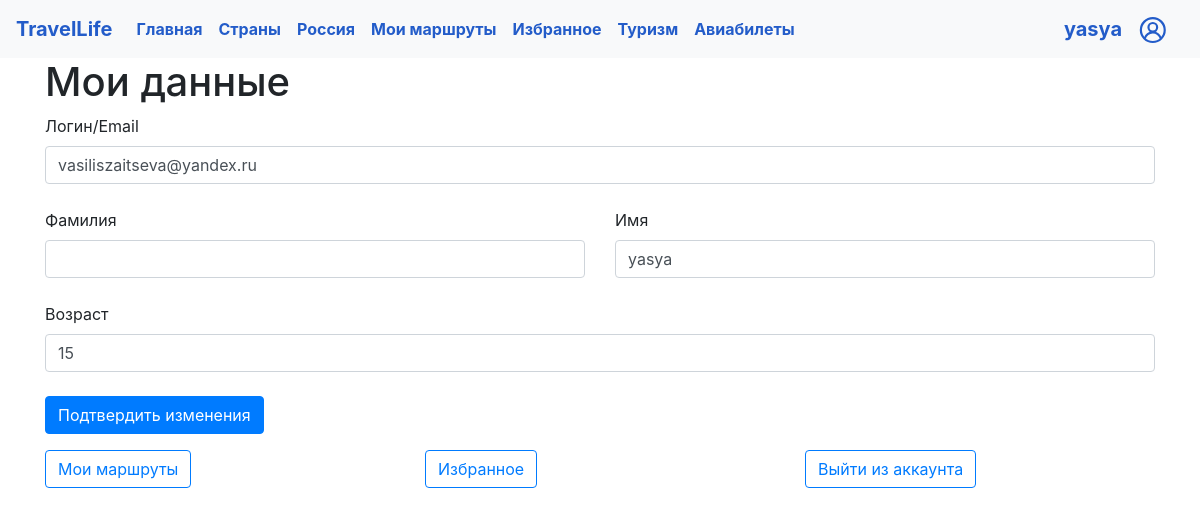
The app's page /my_profile (signed in), older data.
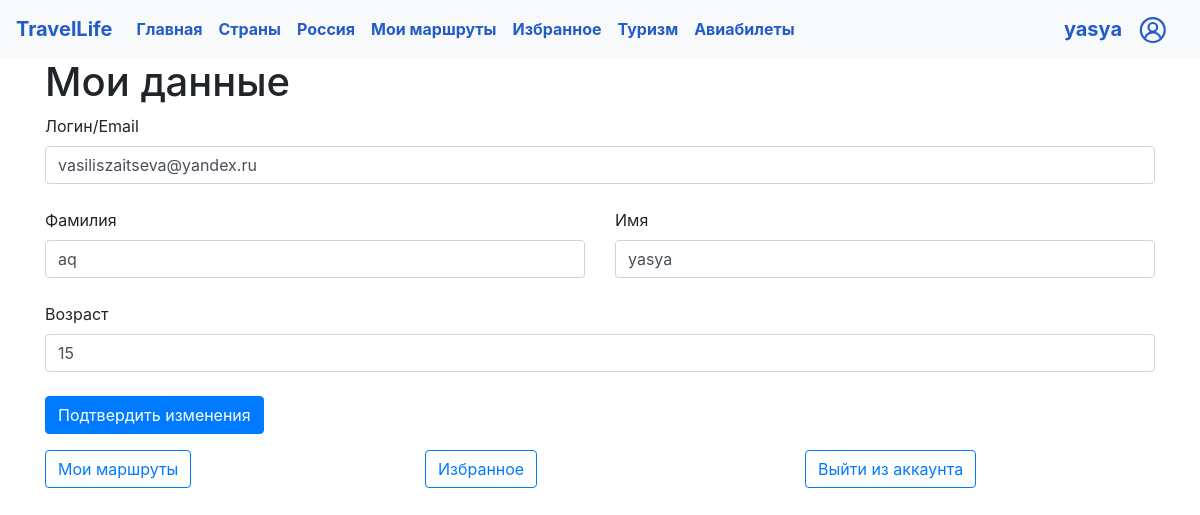
The same page, newer data.
### data/users.py (models this page shows, shortened)
class User(SqlAlchemyBase, UserMixin):
    __tablename__ = 'users'
    id = sqlalchemy.Column(sqlalchemy.Integer,
                           primary_key=True, autoincrement=True)
    surname = sqlalchemy.Column(sqlalchemy.String, nullable=True)
    name = sqlalchemy.Column(sqlalchemy.String, nullable=True)
    age = sqlalchemy.Column(sqlalchemy.Integer, nullable=True)
    email = sqlalchemy.Column(sqlalchemy.String,
                              index=True, unique=True, nullable=True)
    hashed_password = sqlalchemy.Column(sqlalchemy.String, nullable=True)
    liked_countries = sqlalchemy.Column(sqlalchemy.String, nullable=True)
    liked_cities = sqlalchemy.Column(sqlalchemy.String, nullable=True)
    plans = sqlalchemy.Column(sqlalchemy.String, nullable=True)

### main.py (the view, shortened to what this page needs)
@app.route('/my_profile', methods=['POST', 'GET'])
def my_profile():
    if current_user.is_authenticated:
        form = ProfileForm(
            email=current_user.email,
            surname=current_user.surname,
            name=current_user.name,
            age=current_user.age
        )
        if request.method == 'GET':
            return render_template('profile.html', title='Мой профиль', form=form)
    return redirect("/login")

### forms/user.py
class ProfileForm(FlaskForm):
    email = EmailField('Логин/Email', validators=[DataRequired()])
    surname = StringField('Фамилия')
    name = StringField('Имя', validators=[DataRequired()])
    age = StringField('Возраст')
    submit = SubmitField('Подтвердить изменения')

### data/db_session.py (called while the page is built)
def create_session() -> Session:
    global __factory
    return __factory()

### main.py (called while the page is built)
@login_manager.user_loader
def load_user(user_id):
    db_sess = db_session.create_session()
    return db_sess.query(User).get(user_id)

### templates/profile.html (shortened to what this page needs)
{% extends "base.html" %}
{% block content %}
<h1>Мои данные</h1>
<form class="row g-3" action="" method="post">
    <div class="col-12">
        {{ form.email.label }}<br>
        {{ form.email(class="form-control", type="email") }}<br>
    </div>
    <div class="col-md-6">
        {{ form.surname.label }}<br>
        {{ form.surname(class="form-control") }}<br>
    </div>
    <div class="col-md-6">
        {{ form.name.label }}<br>
        {{ form.name(class="form-control") }}<br>
    </div>
    <div class="col-12">
        {{ form.age.label }}<br>
        {{ form.age(class="form-control") }}<br>
    </div>
    <div class="col-12">{{ form.submit(type="submit", class="btn btn-primary") }}</div>
</form>
<div class="row row-cols-1 row-cols-md-3 g-4">
    <div class="col">
    <a class="btn btn-outline-primary" href="my_plans">
    Мои маршруты
</a>
        </div>
    <div class="col">
<a class="btn btn-outline-primary" href="liked">
    Избранное
</a>
        </div>
    <div class="col">
<a class="btn btn-outline-primary" href="logout">
    Выйти из аккаунта
</a>
        </div>
</div>
{% endblock %}

### templates/base.html (shortened to what this page needs)
<!DOCTYPE html>
 <html lang="en">
 <head>
     <link rel="stylesheet"
           href="https://stackpath.bootstrapcdn.com/bootstrap/4.4.1/css/bootstrap.min.css"
>
 </head>
 <body>
 <link rel="stylesheet" type="text/css" href="/static/css/base.css" />
 <header>
     <nav class="navbar navbar-expand-lg navbar-light bg-light">
  <a class="navbar-brand" href="/"><strong>TravelLife</strong></a>
  <div class="collapse navbar-collapse" id="navbarSupportedContent">
    <ul class="navbar-nav mr-auto">
      <li class="nav-item active">
        <a class="nav-link" href="/"><strong>Главная</strong> <span class="sr-only">(current)</span></a>
      </li>
      <li class="nav-item active">
        <a class="nav-link" href="/countries"><strong>Страны</strong></a>
      </li>
      <li class="nav-item active">
        <a class="nav-link" href="/russian_cities"><strong>Россия</strong></a>
      </li>
        <li class="nav-item active">
        <a class="nav-link" href="/my_plans"><strong>Мои маршруты</strong></a>
      </li>
        <li class="nav-item active">
        <a class="nav-link" href="/liked"><strong>Избранное</strong></a>
      </li>
      <li class="nav-item active">
        <a class="nav-link" href="/tourism"><strong>Туризм</strong></a>
      </li>
      <li class="nav-item active">
        <a class="nav-link" href="/fly"><strong>Авиабилеты</strong></a>
      </li>
    </ul>
       {% if current_user.is_authenticated %}
      <a class="navbar-brand pull-right"><strong>{{ current_user.name }}</strong></a>
        {% else %}
            <p>
                <a class="btn btn-primary " href="/register">Зарегистрироваться</a>
                <a class="btn btn-success" href="/login">Войти</a>
            </p>
{% endif %}
      <a class="navbar-brand pull-right" href="/my_profile">
            <img src="/static/img/profile2.svg" width="30" height="30" alt="">
        </a>
  </div>
</nav>
 </header>
 <main role="main" class="container">
     {% block content %}{% endblock %}
 </main>
 </body>
 </html>

### static/css/base.css (style rules this page uses)
strong { color: #235cc9 }

Row changes from the older to the newer data that the page shows:
changed User "yasya": surname (not shown) → "aq"
